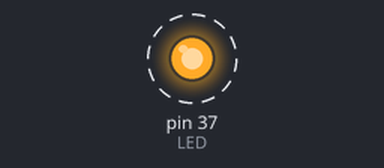
Bench run of a sketch on a simulated Arduino Mega 2560, built with avr-gcc and run on an emulated ATmega2560. Parts: output pins drawn as LEDs (lit = HIGH). Dashed ring = blinking.

Above: at 0.5 s.
Timing chart, 0 to 4.6 s (numbered marks = the images above):
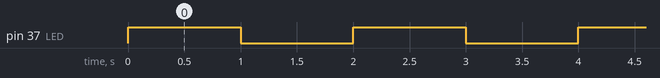

The sketch:

Lab2_1d.ino
```cpp
/*
  Resolution for Lab 2, 1.d) for the
  Energia workshop with Educational Boosterpack Mk II by Luís Afonso

  Made in 19/12/2015 by Luís Afonso
*/

// The boosterpack's blue LED is in pin 38
// This is the only change
#define LED 37

void setup() {
  // initialize the digital pin as an output.
  pinMode(LED, OUTPUT);
}


void loop() {
  digitalWrite(LED, HIGH);
  delay(1000);
  digitalWrite(LED, LOW);
  delay(1000);
}
```

Measured:
- by itself, pin 37 (LED): alternates HIGH for 1.0 s and LOW for 1.0 s
